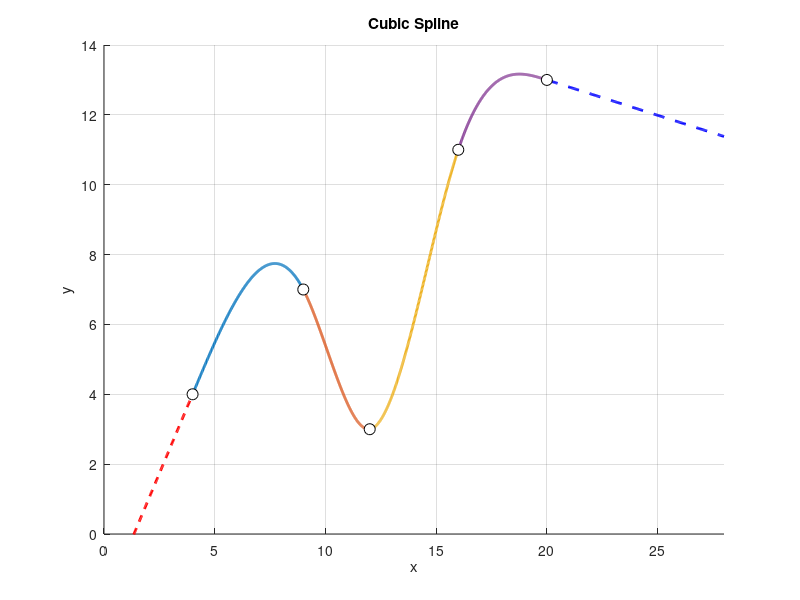

This figure's MATLAB source:

x = [4 9 12 16 20];
y = [4 7 3 11 13];
n = numel(x);

h = zeros(1,n-1);
for i = 1:n-1
    h(i) = x(i+1) - x(i);
end

A = zeros(n);
r = zeros(n,1);

A(1,1) = 1;
A(end,end) = 1;

for i = 2:n-1
    A(i,i-1) = h(i-1);
    A(i,i)   = 2*(h(i-1) + h(i));
    A(i,i+1) = h(i);
    r(i) = 6*((y(i+1)-y(i))/h(i) - (y(i)-y(i-1))/h(i-1));
end

M = A\r;

a = zeros(n-1,1);
b = zeros(n-1,1);
c = zeros(n-1,1);
d = zeros(n-1,1);

for i = 1:n-1
    a(i) = y(i);
    c(i) = M(i)/2;
    d(i) = (M(i+1) - M(i)) / (6*h(i));
    b(i) = (y(i+1) - y(i))/h(i) - h(i)*(2*M(i) + M(i+1))/6;
end

tg_alpha = b(1);
tg_beta  = b(end) + 2*c(end)*h(end) + 3*d(end)*h(end)^2;

alpha = atan(tg_alpha);
beta  = atan(tg_beta);

alpha_deg = alpha * 180 / pi;
beta_deg  = beta  * 180 / pi;

fig = figure('Name','Spline Graph','NumberTitle','off','Color','w');
hold on;

for i = 1:n-1
    step = (x(i+1) - x(i)) / 299;
    xx = x(i):step:x(i+1);
    yy = a(i) + b(i)*(xx - x(i)) + c(i)*(xx - x(i)).^2 + d(i)*(xx - x(i)).^3;
    plot(xx, yy, 'LineWidth', 2);
end

step_left = (x(1) - 0) / 199;
x_left = 0:step_left:x(1);
y_left = y(1) + tg_alpha*(x_left - x(1));
plot(x_left, y_left, '--r', 'LineWidth', 2);

step_right = 8 / 199;
x_right = x(end):step_right:(x(end)+8);
y_right = y(end) + tg_beta*(x_right - x(end));
plot(x_right, y_right, '--b', 'LineWidth', 2);

plot(x, y, 'ko', 'MarkerFaceColor','w', 'MarkerSize',8);

grid on;
xlabel('x');
ylabel('y');
title('Cubic Spline');
axis([0 28 0 14]);

hold off;

disp('Matrix A =');
disp(A)

disp('Vector r =');
disp(r)

disp('Vector M =');
disp(M)

disp('h =');
disp(h')

disp('a =');
disp(a)

disp('b =');
disp(b)

disp('c =');
disp(c)

disp('d =');
disp(d)

disp('tan(alpha) =');
disp(tg_alpha)

disp('alpha (degrees) =');
disp(alpha_deg)

disp('tan(beta) =');
disp(tg_beta)

disp('beta (degrees) =');
disp(beta_deg)
